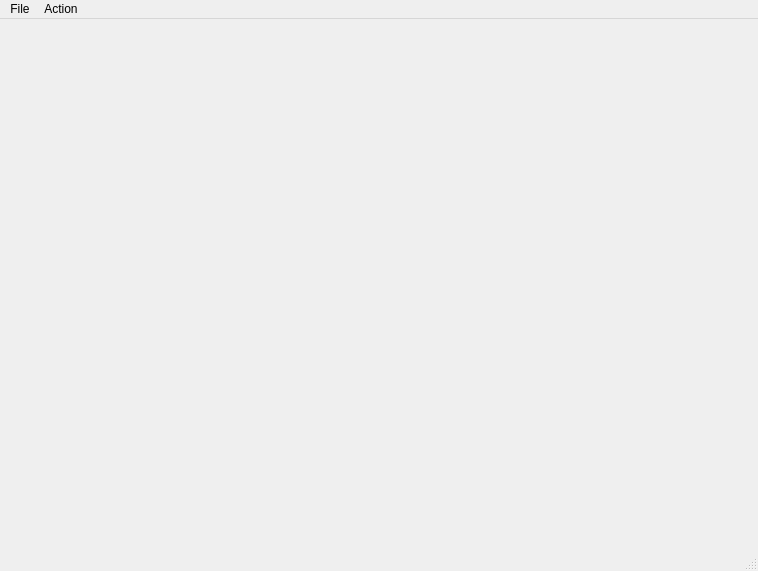
<?xml version="1.0" encoding="UTF-8"?>
<ui version="4.0">
 <class>FileWindow</class>
 <widget class="QMainWindow" name="FileWindow">
  <property name="geometry">
   <rect>
    <x>0</x>
    <y>0</y>
    <width>758</width>
    <height>571</height>
   </rect>
  </property>
  <property name="windowTitle">
   <string>MyFile</string>
  </property>
  <widget class="QWidget" name="centralwidget">
   <layout class="QHBoxLayout" name="horizontalLayout">
    <item>
     <widget class="QWidget" name="widget" native="true">
      <property name="sizePolicy">
       <sizepolicy hsizetype="Expanding" vsizetype="Expanding">
        <horstretch>0</horstretch>
        <verstretch>0</verstretch>
       </sizepolicy>
      </property>
     </widget>
    </item>
   </layout>
  </widget>
  <widget class="QMenuBar" name="menubar">
   <property name="geometry">
    <rect>
     <x>0</x>
     <y>0</y>
     <width>758</width>
     <height>21</height>
    </rect>
   </property>
   <widget class="QMenu" name="menuFile">
    <property name="title">
     <string>File</string>
    </property>
    <addaction name="actionSave"/>
    <addaction name="actionDelete"/>
   </widget>
   <widget class="QMenu" name="menuAction">
    <property name="title">
     <string>Action</string>
    </property>
    <addaction name="actionAnalyze"/>
    <addaction name="actionEditFields"/>
    <addaction name="actionExecuteScript"/>
    <addaction name="actionMergePurge"/>
    <addaction name="actionNormalize"/>
    <addaction name="actionSplit"/>
    <addaction name="actionSuppress"/>
   </widget>
   <addaction name="menuFile"/>
   <addaction name="menuAction"/>
  </widget>
  <widget class="QStatusBar" name="statusbar"/>
  <action name="actionSave">
   <property name="text">
    <string>Save</string>
   </property>
  </action>
  <action name="actionDelete">
   <property name="text">
    <string>Delete</string>
   </property>
  </action>
  <action name="actionMergePurge">
   <property name="text">
    <string>Merge/Purge</string>
   </property>
  </action>
  <action name="actionSuppress">
   <property name="text">
    <string>Suppress</string>
   </property>
  </action>
  <action name="actionRename">
   <property name="text">
    <string>Rename Headers</string>
   </property>
  </action>
  <action name="actionExecuteScript">
   <property name="text">
    <string>Execute Script</string>
   </property>
  </action>
  <action name="actionEditFields">
   <property name="text">
    <string>Edit Fields</string>
   </property>
  </action>
  <action name="actionSplit">
   <property name="text">
    <string>Split</string>
   </property>
  </action>
  <action name="actionAnalyze">
   <property name="text">
    <string>Analyze</string>
   </property>
  </action>
  <action name="actionNormalize">
   <property name="text">
    <string>Normalize</string>
   </property>
  </action>
 </widget>
 <resources/>
 <connections/>
</ui>
